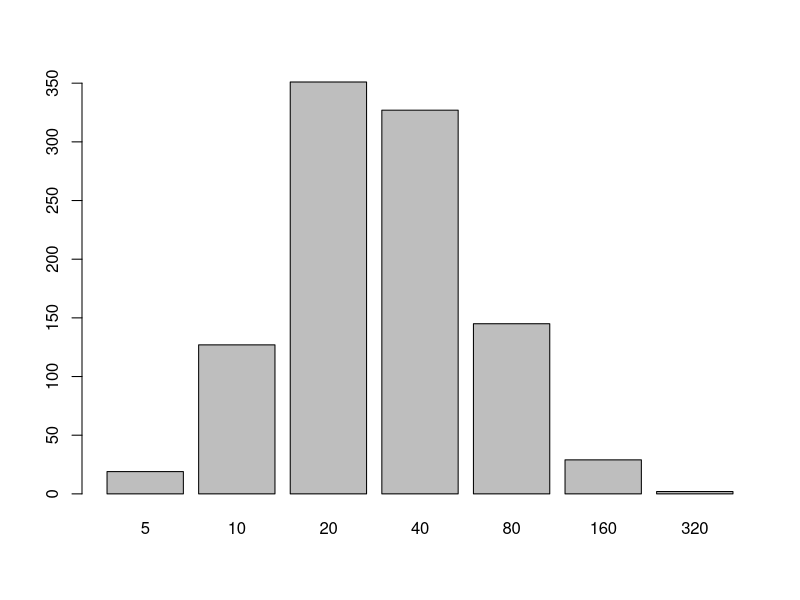

Recreate this plot in R.
## ---- chunk 1
one_titer_sim <- function(N = 1e4, seed = 370, mean = 3, sd = 1) {
	set.seed(seed)
	sim <-
		tibble::tibble(
			# Assume log(titer) is drawn from a normal distribution
			raw_log_titer = rnorm(N, mean, sd),
			# If we observe a titer with log(titer) < 1 (LOD), mark it as 0
			trunc_log_titer = ifelse(raw_log_titer >= 1, raw_log_titer, 0),
			# The assay is dilution based, so we only observe the floor of each
			# value.
			rounded_titer = floor(trunc_log_titer),
			# Now final observed titer is equal to this transformation.
			sim_titer = 5 * 2 ^ rounded_titer
		) |>
		dplyr::arrange(raw_log_titer)
}

out <- one_titer_sim(1000, mean = 3, sd = 1)
#plot(out$raw_log_titer, out$trunc_log_titer)
#points(out$raw_log_titer, out$rounded_titer, col = "blue")
barplot(table(out$sim_titer))
## ---- chunk 2
sessionInfo()
